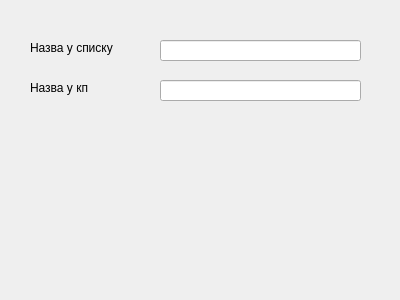
<?xml version="1.0" encoding="UTF-8"?>
<ui version="4.0">
 <class>company</class>
 <widget class="QWidget" name="company">
  <property name="geometry">
   <rect>
    <x>0</x>
    <y>0</y>
    <width>400</width>
    <height>300</height>
   </rect>
  </property>
  <property name="windowTitle">
   <string>Form</string>
  </property>
  <widget class="QLineEdit" name="short_name_company">
   <property name="geometry">
    <rect>
     <x>160</x>
     <y>40</y>
     <width>201</width>
     <height>21</height>
    </rect>
   </property>
  </widget>
  <widget class="QLineEdit" name="full_name_company">
   <property name="geometry">
    <rect>
     <x>160</x>
     <y>80</y>
     <width>201</width>
     <height>21</height>
    </rect>
   </property>
  </widget>
  <widget class="QLabel" name="short_name_label">
   <property name="geometry">
    <rect>
     <x>30</x>
     <y>40</y>
     <width>101</width>
     <height>16</height>
    </rect>
   </property>
   <property name="text">
    <string>Назва у списку</string>
   </property>
  </widget>
  <widget class="QLabel" name="full_name_value">
   <property name="geometry">
    <rect>
     <x>30</x>
     <y>80</y>
     <width>101</width>
     <height>16</height>
    </rect>
   </property>
   <property name="text">
    <string>Назва у кп</string>
   </property>
  </widget>
 </widget>
 <resources/>
 <connections/>
</ui>
